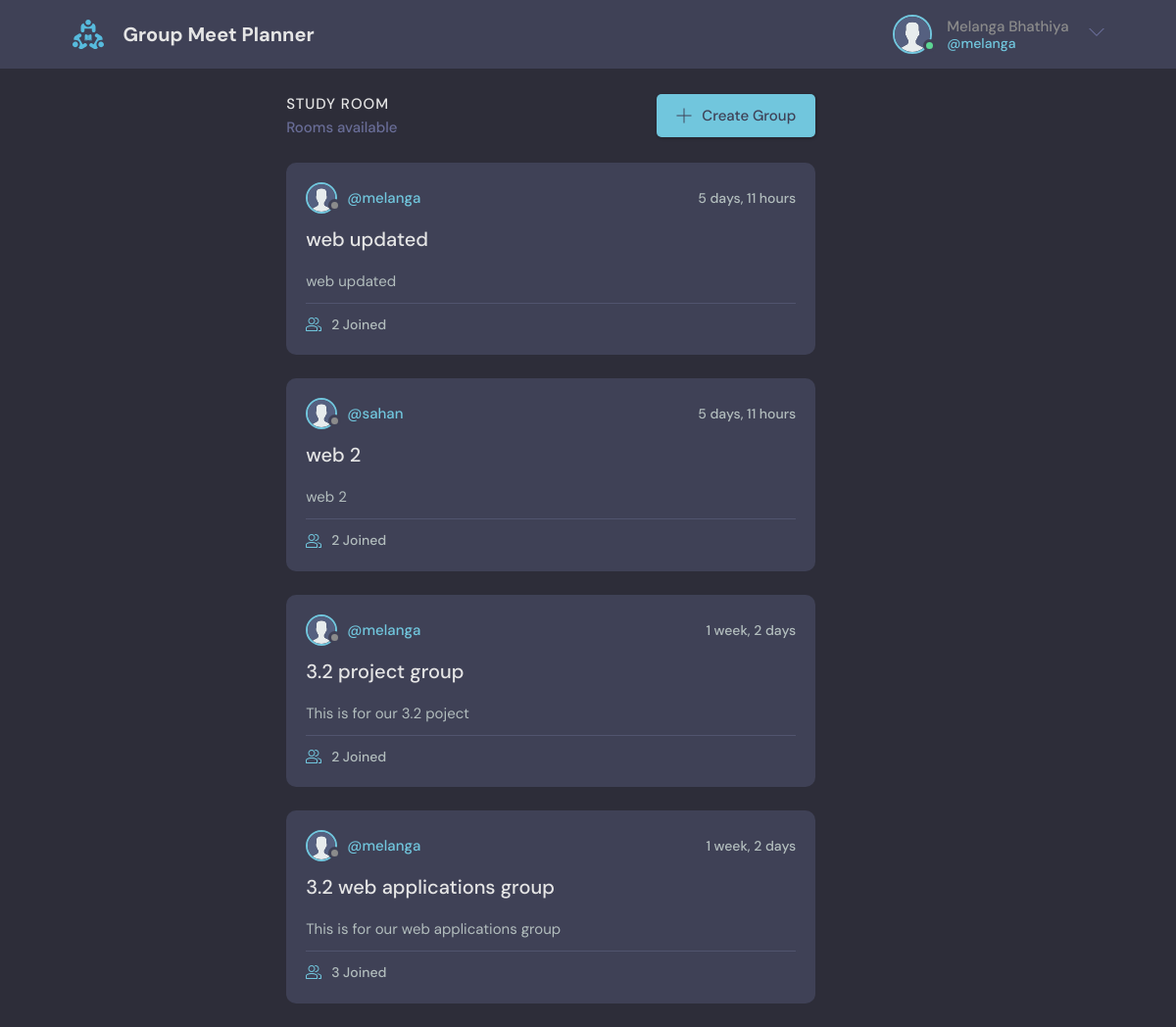
/ (signed in), run on the app's committed database.
### base/models.py (models this page shows, shortened)
class User(AbstractUser):
    name = models.CharField(max_length=200, null=True)
    email = models.EmailField(null=True)
    bio = models.TextField(null=True)
    REQUIRED_FIELDS = []

class Group(models.Model):
    leader = models.ForeignKey(User, on_delete=models.SET_NULL, null=True)
    name = models.CharField(max_length=200)
    description = models.TextField(null=True, blank=True)
    members = models.ManyToManyField(User, related_name='members', blank=True)
    updated = models.DateTimeField(auto_now=True)
    created = models.DateTimeField(auto_now_add=True)
    class Meta:
        ordering = ['-updated', '-created']

### base/views.py (the view)
# urls.py: path('', views.home_page, name="home"),
def home_page(request):
    groups = {}
    if request.user.is_authenticated:
        groups = Group.objects.filter(
            Q(members=request.user)
        )
    return render(request, 'base/home.html', {"groups": groups})

### base/templates/base/home.html (shortened to what this page needs)
{% extends 'main.html' %}
{% load static %}
{% block content %}
<body>
<main class="layout layout--3">
  <div class="container">
    <div class="roomList">
      <div class="roomList__header">
        <div>
          <h2>Study Room</h2>
          <p>  Rooms available</p>
        </div>
        <a class="btn btn--main" href="{% url 'create-group' %}">
          <svg version="1.1" xmlns="http://www.w3.org/2000/svg" width="32" height="32" viewBox="0 0 32 32">
            <title>add</title>
            <path
              d="M16.943 0.943h-1.885v14.115h-14.115v1.885h14.115v14.115h1.885v-14.115h14.115v-1.885h-14.115v-14.115z"
            ></path>
          </svg>
          Create Group
        </a>
      </div>
        {% for group in groups %}
        <div class="roomListRoom">
            <div class="roomListRoom__header">
                <a href="{% url 'home' %}" class="roomListRoom__author">
                <div class="avatar avatar--small">
                  <img src="{% static 'images/avatar.svg'%}" />
                </div>
                <span>@{{ group.leader.username }}</span>
                </a>
                <div class="roomListRoom__actions">
                <span>{{ group.created|timesince}}</span>
                </div>
            </div>
            <div class="roomListRoom__content">
                <a href="{% url 'group' group.id %}">{{ group.name }}</a>
                <p>
                {{ group.description|truncatewords:32 }}
                </p>
            </div>
            <div class="roomListRoom__meta">
                <a href="{% url 'group' group.id %}" class="roomListRoom__joined">
                  {{ group.members.count }} Joined
                </a>
            </div>
        </div>
        {% endfor %}
    </div>
  </div>
</main>
</body>
{% endblock content %}

### templates/navbar.html (shortened to what this page needs)
{% load static %}
<header class="header header--loggedIn">
  <div class="container">
    <a href="{% url 'home' %}" class="header__logo">
      <img src="{% static 'images/logo.svg'%}" />
      <h1>Group Meet Planner</h1>
    </a>
    <nav class="header__menu">
    {% if request.user.is_authenticated %}
      <div class="header__user">
        <a href="{% url 'home' %}">
          <div class="avatar avatar--medium active">
            <img src="{% static 'images/avatar.svg'%}" />
          </div>
          <p>{{ request.user.name }} <span>@{{ request.user.username }}</span></p>
        </a>
        <button class="dropdown-button">
          <svg version="1.1" xmlns="http://www.w3.org/2000/svg" width="32" height="32" viewBox="0 0 32 32">
            <title>chevron-down</title>
            <path d="M16 21l-13-13h-3l16 16 16-16h-3l-13 13z"></path>
          </svg>
        </button>
      </div>
    {% else %}
      <a href="{% url 'login-page' %}">
        <img src="{% static 'images/avatar.svg' %}" />
        <p>Login</p>
      </a>
    {% endif %}
    </nav>
  </div>
</header>

### data on the page
User: user.name "Melanga Bhathiya", user.username "melanga"
Group: leader.username "melanga", created "5 days, 11 hours", name "web updated", description "web updated", members.count "2"
Group: leader.username "sahan", created "5 days, 11 hours", name "web 2", description "web 2", members.count "2"
Group: leader.username "melanga", created "1 week, 2 days", name "3.2 project group", description "This is for our 3.2 poject", members.count "2"
Group: leader.username "melanga", created "1 week, 2 days", name "3.2 web applications group", description "This is for our web applications group", members.count "3"
